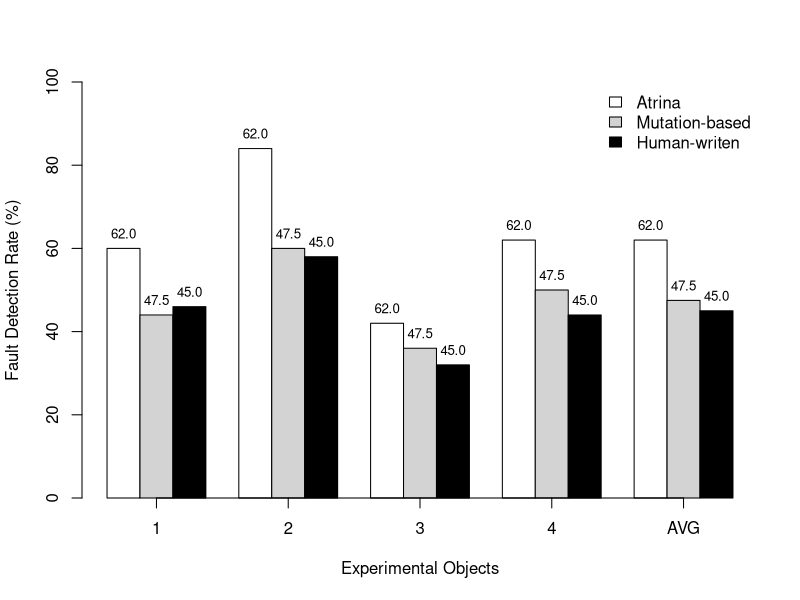

This chart was generated by the following R code:
data <- read.csv(file="../data/faultDetectionRate.txt", header=T)

pdf("barplot-faultDetectionRate.pdf")

#x <- data$appId
x <- c(1, 2, 3, 4, 'AVG')

atrinaY<-c(data$atrina)
meanAtrina <- mean(atrinaY)
atrinaY<-c(data$atrina, meanAtrina)
mutationY<-data$mutation
meanMutation <- mean(mutationY)
mutationY<-c(data$mutation, meanMutation)
manualY<-data$manual
meanManual <- mean(manualY)
manualY<-c(data$manual, meanManual)



atrinaNoFd <- data$atrinaNoFd
atrinaNoFdMean <- meanAtrina
atrinaNoFd <- c(data$atrinaNoFd, atrinaNoFdMean)
mutationNoFd <- data$mutationNoFd
mutationNoFdMean <- meanMutation
mutationNoFd <- c(data$mutationNoFd, mutationNoFdMean)
manualNoFd <- data$manualNoFd
manualNoFdMean <- meanManual
manualNoFd <- c(data$manualNoFd, manualNoFdMean)

height <- rbind(atrinaY, mutationY, manualY)
#heightMean <- rbind(meanAtrina, meanMutation, meanManual)
length <- rbind(atrinaNoFd, mutationNoFd, manualNoFd )


#colors <- grey.colors(3, start = 0.8, end = 0.4, gamma = 2.2)

colors<-c("white", "lightgray", "black")

mp <- barplot(height, beside = TRUE, 
ylim = c(0, 100), ylab="Fault Detection Rate (%)", xlab="Experimental Objects", col=colors)

text(mp, height, labels = format(length, 3), pos = 3, cex = .80)



myaxis <- c(2.5, 6.5, 10.5, 14.5, 18.5)
myaxislab <- c(1, 2, 3, 4, 'AVG')  

labels <- c('Atrina', 'Mutation-based', 'Human-writen')
#inset <- c(0.1, 0.1)
axis(1, at = myaxis, labels = myaxislab, cex.axis = 1)
legend("topright", labels, fill=colors, bty="n")
dev.off()
